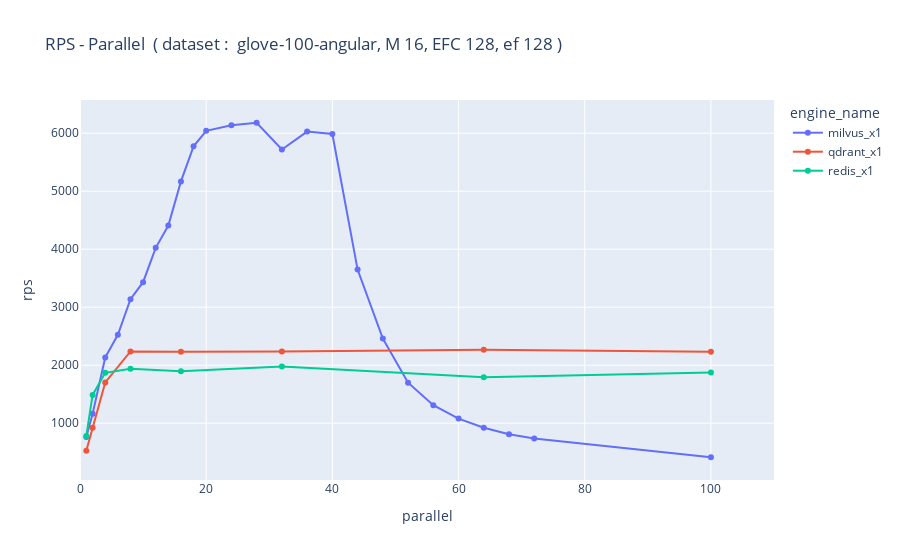
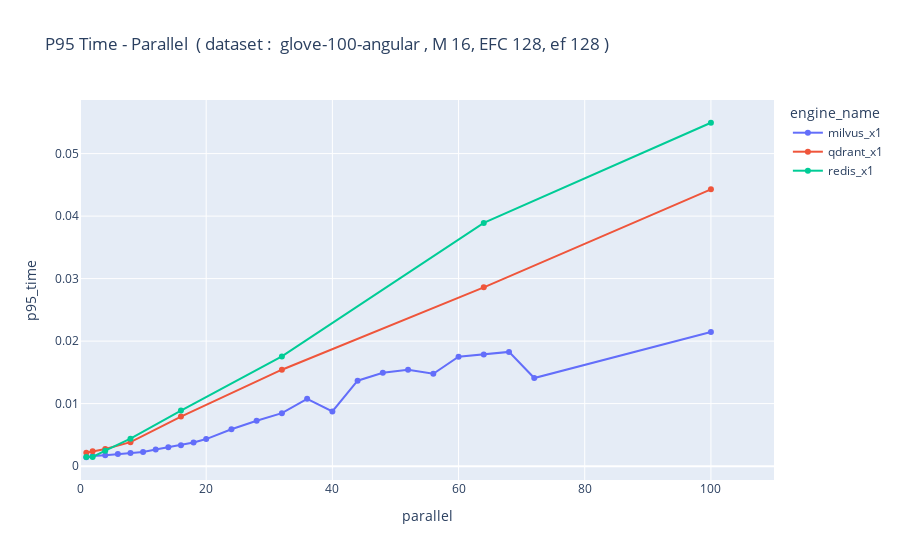
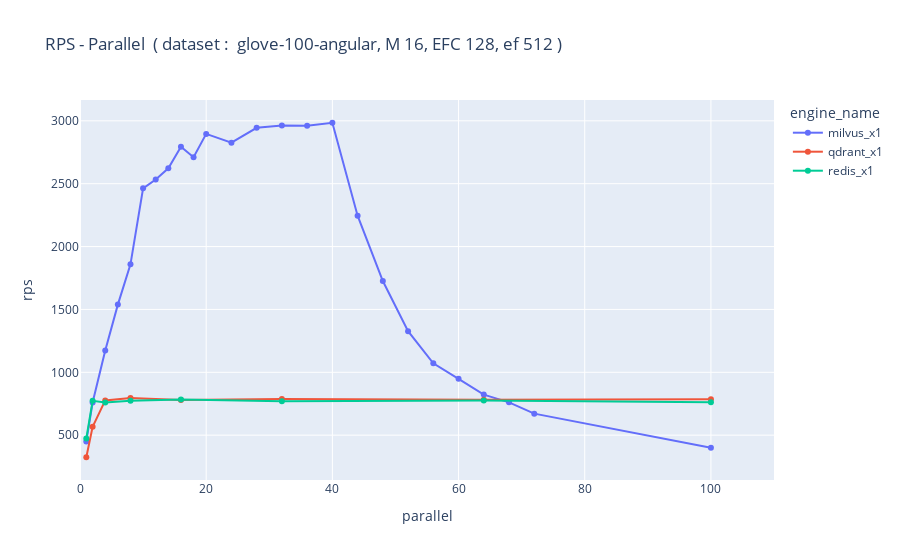
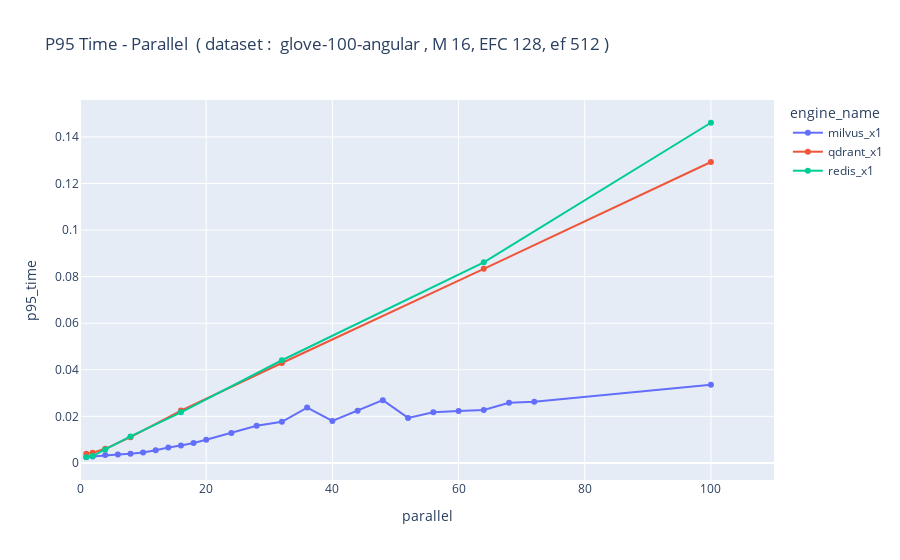

Here is the notebook cell these charts were saved with, in order:
### Code cell
def get_filtered_data(df, dataset_name, ef, cols):
    return df[df['dataset_name']==dataset_name][df['engine_params.ef']==ef][cols]

def draw_rps(df, dataset_name, ef):
    df = get_filtered_data(df, dataset_name, ef, ['mean_precisions', 'rps', 'engine_name', 'parallel', 'setup_name'])
    df = df.sort_values(by='parallel')
    print(df)
    title = "RPS - Parallel" + "  ( dataset :  " + dataset_name + ", M 16, EFC 128, ef " + str(ef) + " )"
    fig = px.line(df, x='parallel', y='rps', color='engine_name', markers=True, title=title)
    fig.update_xaxes(range=[0, 110])
    #fig.update_yaxes(range=[0, 4000])
    fig.update_traces(textposition="bottom right")
    fig.show()
    
def draw_p95_latency(df, dataset_name, ef):
    df = get_filtered_data(df, dataset_name, ef, ['mean_precisions', 'p95_time', 'engine_name', 'parallel', 'setup_name', 'engine_params.ef'])
    df = df.sort_values(by='parallel')
    #print(df)
    title = "P95 Time - Parallel" + "  ( dataset :  " + dataset_name + " , M 16, EFC 128, ef " + str(ef) + " )"
    fig = px.line(df, x='parallel', y='p95_time', color='engine_name', markers=True, title=title)
    fig.update_xaxes(range=[0, 110])
    fig.update_traces(textposition="bottom right")
    fig.show()
    
dataset = "glove-100-angular"
#dataset = "dbpedia-openai-1M-1536-angular"

draw_rps(df, dataset, 128)
draw_p95_latency(df, dataset, 128)
draw_rps(df, dataset, 512)
draw_p95_latency(df, dataset, 512)

### Figure 1 — Plotly figure (JSON) as saved in the notebook; plotly's stock layout.template omitted (floating-point values rounded to 4 significant figures)
{"data": [{"hovertemplate": "engine_name=milvus_x1<br>parallel=%{x}<br>rps=%{y}<extra></extra>", "legendgroup": "milvus_x1", "line": {"color": "#636efa", "dash": "solid"}, "marker": {"symbol": "circle"}, "mode": "lines+markers", "name": "milvus_x1", "orientation": "v", "showlegend": true, "textposition": "bottom right", "type": "scatter", "x": [1, 2, 4, 6, 8, 10, 12, 14, 16, 18, 20, 24, 28, 32, 36, 40, 44, 48, 52, 56, 60, 64, 68, 72, 100], "xaxis": "x", "y": [762.0, 1164.0, 2134.0, 2525.0, 3137.0, 3431.0, 4024.0, 4408.0, 5169.0, 5774.0, 6042.0, 6139.0, 6181.0, 5720.0, 6029.0, 5987.0, 3649.0, 2459.0, 1698.0, 1310.0, 1079.0, 922.2, 810.7, 734.7, 412.8], "yaxis": "y"}, {"hovertemplate": "engine_name=qdrant_x1<br>parallel=%{x}<br>rps=%{y}<extra></extra>", "legendgroup": "qdrant_x1", "line": {"color": "#EF553B", "dash": "solid"}, "marker": {"symbol": "circle"}, "mode": "lines+markers", "name": "qdrant_x1", "orientation": "v", "showlegend": true, "textposition": "bottom right", "type": "scatter", "x": [1, 2, 4, 8, 16, 32, 64, 100], "xaxis": "x", "y": [525.0, 920.9, 1703.0, 2237.0, 2231.0, 2237.0, 2268.0, 2231.0], "yaxis": "y"}, {"hovertemplate": "engine_name=redis_x1<br>parallel=%{x}<br>rps=%{y}<extra></extra>", "legendgroup": "redis_x1", "line": {"color": "#00cc96", "dash": "solid"}, "marker": {"symbol": "circle"}, "mode": "lines+markers", "name": "redis_x1", "orientation": "v", "showlegend": true, "textposition": "bottom right", "type": "scatter", "x": [1, 2, 4, 8, 16, 32, 64, 100], "xaxis": "x", "y": [780.6, 1488.0, 1869.0, 1939.0, 1895.0, 1978.0, 1792.0, 1873.0], "yaxis": "y"}], "layout": {"autosize": true, "legend": {"title": {"text": "engine_name"}, "tracegroupgap": 0}, "title": {"text": "RPS - Parallel  ( dataset :  glove-100-angular, M 16, EFC 128, ef 128 )"}, "xaxis": {"anchor": "y", "domain": [0, 1], "range": [0, 110], "title": {"text": "parallel"}, "type": "linear"}, "yaxis": {"anchor": "x", "autorange": true, "domain": [0, 1], "range": [-63.2, 6657.0], "title": {"text": "rps"}, "type": "linear"}}}

### Figure 2 — Plotly figure (JSON) as saved in the notebook; plotly's stock layout.template omitted (floating-point values rounded to 4 significant figures)
{"data": [{"hovertemplate": "engine_name=milvus_x1<br>parallel=%{x}<br>p95_time=%{y}<extra></extra>", "legendgroup": "milvus_x1", "line": {"color": "#636efa", "dash": "solid"}, "marker": {"symbol": "circle"}, "mode": "lines+markers", "name": "milvus_x1", "orientation": "v", "showlegend": true, "textposition": "bottom right", "type": "scatter", "x": [1, 2, 4, 6, 8, 10, 12, 14, 16, 18, 20, 24, 28, 32, 36, 40, 44, 48, 52, 56, 60, 64, 68, 72, 100], "xaxis": "x", "y": [0.00142, 0.00162, 0.001752, 0.00196, 0.002087, 0.002268, 0.002673, 0.003027, 0.003323, 0.003778, 0.00433, 0.005891, 0.007259, 0.008474, 0.01076, 0.008756, 0.01367, 0.01493, 0.01542, 0.01478, 0.01751, 0.01786, 0.01828, 0.01409, 0.02146], "yaxis": "y"}, {"hovertemplate": "engine_name=qdrant_x1<br>parallel=%{x}<br>p95_time=%{y}<extra></extra>", "legendgroup": "qdrant_x1", "line": {"color": "#EF553B", "dash": "solid"}, "marker": {"symbol": "circle"}, "mode": "lines+markers", "name": "qdrant_x1", "orientation": "v", "showlegend": true, "textposition": "bottom right", "type": "scatter", "x": [1, 2, 4, 8, 16, 32, 64, 100], "xaxis": "x", "y": [0.002143, 0.002361, 0.002741, 0.003834, 0.007931, 0.01543, 0.02861, 0.04428], "yaxis": "y"}, {"hovertemplate": "engine_name=redis_x1<br>parallel=%{x}<br>p95_time=%{y}<extra></extra>", "legendgroup": "redis_x1", "line": {"color": "#00cc96", "dash": "solid"}, "marker": {"symbol": "circle"}, "mode": "lines+markers", "name": "redis_x1", "orientation": "v", "showlegend": true, "textposition": "bottom right", "type": "scatter", "x": [1, 2, 4, 8, 16, 32, 64, 100], "xaxis": "x", "y": [0.001445, 0.00146, 0.002465, 0.004399, 0.008888, 0.01756, 0.03891, 0.05494], "yaxis": "y"}], "layout": {"autosize": true, "legend": {"title": {"text": "engine_name"}, "tracegroupgap": 0}, "title": {"text": "P95 Time - Parallel  ( dataset :  glove-100-angular , M 16, EFC 128, ef 128 )"}, "xaxis": {"anchor": "y", "domain": [0, 1], "range": [0, 110], "title": {"text": "parallel"}, "type": "linear"}, "yaxis": {"anchor": "x", "autorange": true, "domain": [0, 1], "range": [-0.002996, 0.05935], "title": {"text": "p95_time"}, "type": "linear"}}}

### Figure 3 — Plotly figure (JSON) as saved in the notebook; plotly's stock layout.template omitted (floating-point values rounded to 4 significant figures)
{"data": [{"hovertemplate": "engine_name=milvus_x1<br>parallel=%{x}<br>rps=%{y}<extra></extra>", "legendgroup": "milvus_x1", "line": {"color": "#636efa", "dash": "solid"}, "marker": {"symbol": "circle"}, "mode": "lines+markers", "name": "milvus_x1", "orientation": "v", "showlegend": true, "textposition": "bottom right", "type": "scatter", "x": [1, 2, 4, 6, 8, 10, 12, 14, 16, 18, 20, 24, 28, 32, 36, 40, 44, 48, 52, 56, 60, 64, 68, 72, 100], "xaxis": "x", "y": [450.2, 759.5, 1174.0, 1538.0, 1859.0, 2463.0, 2534.0, 2622.0, 2794.0, 2710.0, 2896.0, 2826.0, 2945.0, 2963.0, 2961.0, 2985.0, 2246.0, 1726.0, 1327.0, 1072.0, 948.4, 822.6, 760.8, 671.1, 400.7], "yaxis": "y"}, {"hovertemplate": "engine_name=qdrant_x1<br>parallel=%{x}<br>rps=%{y}<extra></extra>", "legendgroup": "qdrant_x1", "line": {"color": "#EF553B", "dash": "solid"}, "marker": {"symbol": "circle"}, "mode": "lines+markers", "name": "qdrant_x1", "orientation": "v", "showlegend": true, "textposition": "bottom right", "type": "scatter", "x": [1, 2, 4, 8, 16, 32, 64, 100], "xaxis": "x", "y": [324.3, 566.0, 776.5, 795.2, 779.4, 787.1, 781.1, 785.3], "yaxis": "y"}, {"hovertemplate": "engine_name=redis_x1<br>parallel=%{x}<br>rps=%{y}<extra></extra>", "legendgroup": "redis_x1", "line": {"color": "#00cc96", "dash": "solid"}, "marker": {"symbol": "circle"}, "mode": "lines+markers", "name": "redis_x1", "orientation": "v", "showlegend": true, "textposition": "bottom right", "type": "scatter", "x": [1, 2, 4, 8, 16, 32, 64, 100], "xaxis": "x", "y": [473.1, 772.8, 759.3, 774.0, 783.2, 769.4, 774.8, 761.5], "yaxis": "y"}], "layout": {"autosize": true, "legend": {"title": {"text": "engine_name"}, "tracegroupgap": 0}, "title": {"text": "RPS - Parallel  ( dataset :  glove-100-angular, M 16, EFC 128, ef 512 )"}, "xaxis": {"anchor": "y", "domain": [0, 1], "range": [0, 110], "title": {"text": "parallel"}, "type": "linear"}, "yaxis": {"anchor": "x", "autorange": true, "domain": [0, 1], "range": [104.7, 3204.0], "title": {"text": "rps"}, "type": "linear"}}}

### Figure 4 — Plotly figure (JSON) as saved in the notebook; plotly's stock layout.template omitted (floating-point values rounded to 4 significant figures)
{"data": [{"hovertemplate": "engine_name=milvus_x1<br>parallel=%{x}<br>p95_time=%{y}<extra></extra>", "legendgroup": "milvus_x1", "line": {"color": "#636efa", "dash": "solid"}, "marker": {"symbol": "circle"}, "mode": "lines+markers", "name": "milvus_x1", "orientation": "v", "showlegend": true, "textposition": "bottom right", "type": "scatter", "x": [1, 2, 4, 6, 8, 10, 12, 14, 16, 18, 20, 24, 28, 32, 36, 40, 44, 48, 52, 56, 60, 64, 68, 72, 100], "xaxis": "x", "y": [0.002568, 0.002807, 0.003377, 0.003647, 0.00392, 0.004454, 0.005413, 0.006659, 0.007482, 0.008536, 0.009963, 0.01282, 0.01594, 0.01768, 0.02378, 0.018, 0.02242, 0.02694, 0.01934, 0.02179, 0.02234, 0.02274, 0.02586, 0.02627, 0.0336], "yaxis": "y"}, {"hovertemplate": "engine_name=qdrant_x1<br>parallel=%{x}<br>p95_time=%{y}<extra></extra>", "legendgroup": "qdrant_x1", "line": {"color": "#EF553B", "dash": "solid"}, "marker": {"symbol": "circle"}, "mode": "lines+markers", "name": "qdrant_x1", "orientation": "v", "showlegend": true, "textposition": "bottom right", "type": "scatter", "x": [1, 2, 4, 8, 16, 32, 64, 100], "xaxis": "x", "y": [0.003932, 0.004372, 0.006056, 0.01106, 0.02249, 0.04291, 0.08336, 0.1292], "yaxis": "y"}, {"hovertemplate": "engine_name=redis_x1<br>parallel=%{x}<br>p95_time=%{y}<extra></extra>", "legendgroup": "redis_x1", "line": {"color": "#00cc96", "dash": "solid"}, "marker": {"symbol": "circle"}, "mode": "lines+markers", "name": "redis_x1", "orientation": "v", "showlegend": true, "textposition": "bottom right", "type": "scatter", "x": [1, 2, 4, 8, 16, 32, 64, 100], "xaxis": "x", "y": [0.002433, 0.002935, 0.005801, 0.01137, 0.02173, 0.04409, 0.08614, 0.1461], "yaxis": "y"}], "layout": {"autosize": true, "legend": {"title": {"text": "engine_name"}, "tracegroupgap": 0}, "title": {"text": "P95 Time - Parallel  ( dataset :  glove-100-angular , M 16, EFC 128, ef 512 )"}, "xaxis": {"anchor": "y", "domain": [0, 1], "range": [0, 110], "title": {"text": "parallel"}, "type": "linear"}, "yaxis": {"anchor": "x", "autorange": true, "domain": [0, 1], "range": [-0.009421, 0.1579], "title": {"text": "p95_time"}, "type": "linear"}}}
